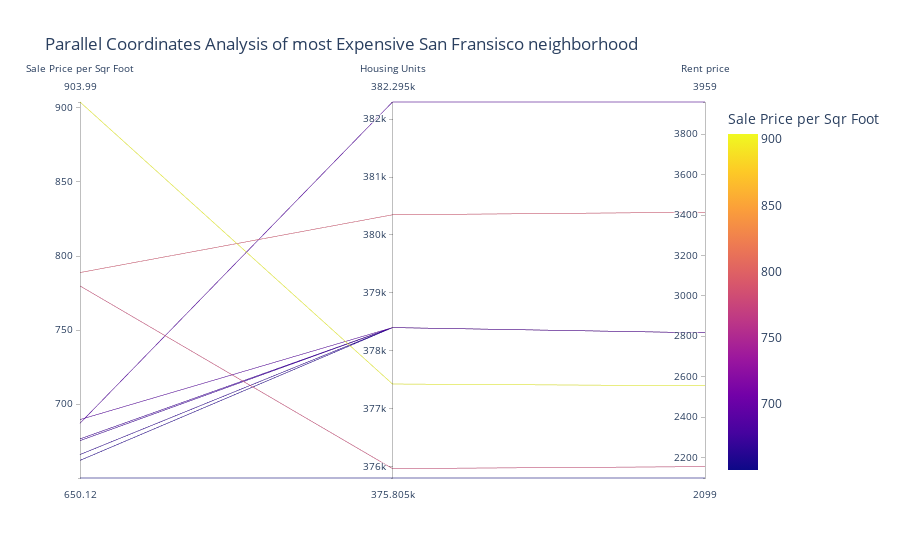

The notebook cell saved with this chart:
### Code cell
# Parallel Coordinates Plot
px.parallel_coordinates(expnsif_sales,
                        dimensions = ["sale_price_sqr_foot", "housing_units" , "gross_rent"],
                        color = "sale_price_sqr_foot",
                        labels= {
                        "sale_price_sqr_foot": "Sale Price per Sqr Foot",
                        "housing_units" : "Housing Units",
                        "gross_rent" : "Rent price"
                       },
                        title = "Parallel Coordinates Analysis of most Expensive San Fransisco neighborhood" 
                       )

### Figure 1 — Plotly figure (JSON) as saved in the notebook; plotly's stock layout.template omitted (floating-point values rounded to 4 significant figures)
{"data": [{"dimensions": [{"label": "Sale Price per Sqr Foot", "values": [904.0, 788.8, 779.8, 689.6, 687.1, 676.5, 675.4, 666.0, 662.0, 650.1]}, {"label": "Housing Units", "values": [377400.0, 380348, 376000.0, 378401, 382295, 378401, 378401, 378401, 378401, 375805]}, {"label": "Rent price", "values": [2555.0, 3414, 2155.0, 2817.0, 3959, 2817.0, 2817.0, 2817.0, 2817.0, 2099]}], "domain": {"x": [0, 1], "y": [0, 1]}, "line": {"color": [904.0, 788.8, 779.8, 689.6, 687.1, 676.5, 675.4, 666.0, 662.0, 650.1], "coloraxis": "coloraxis"}, "name": "", "type": "parcoords"}], "layout": {"autosize": true, "coloraxis": {"colorbar": {"title": {"text": "Sale Price per Sqr Foot"}}, "colorscale": [[0, "#0d0887"], [0.1111, "#46039f"], [0.2222, "#7201a8"], [0.3333, "#9c179e"], [0.4444, "#bd3786"], [0.5556, "#d8576b"], [0.6667, "#ed7953"], [0.7778, "#fb9f3a"], [0.8889, "#fdca26"], [1, "#f0f921"]]}, "legend": {"tracegroupgap": 0}, "title": {"text": "Parallel Coordinates Analysis of most Expensive San Fransisco neighborhood"}}}
